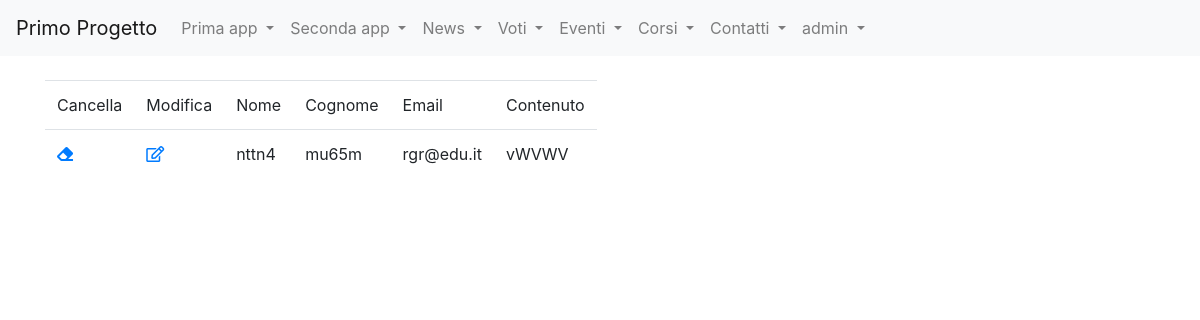
Screenshot of /forms_app/lista-contatti/ (signed in) with the database file from the repository.
### forms_app/models.py (models this page shows)
class Contatto(models.Model):
    nome=models.CharField(max_length=100)
    cognome=models.CharField(max_length=100)
    email=models.EmailField(max_length=200)
    contenuto=models.TextField()

### forms_app/views.py (the view)
# urls.py: path("lista-contatti/", lista_contatti.as_view(), name="lista-contatti"),
class lista_contatti(ListView):
    model = Contatto
    template_name = "lista_contatti.html"
    context_object_name = "contatti"

### forms_app/templates/lista_contatti.html (shortened to what this page needs)
{% extends "base.html" %}
{% load crispy_forms_tags %}
{% block content %}
<table class="table table-responsive">
    <tr>
        {% if request.user.is_authenticated %}
        <td>Cancella</td>
        <td>Modifica</td>
        {% endif %}
        <td>Nome</td>
        <td>Cognome</td>
        <td>Email</td>
        <td>Contenuto</td>
    </tr>
    {% for contatto in contatti %}
    <tr>
        {% if request.user.is_authenticated %}
        <td>
            <a href="{% url 'forms_app:elimina-contatto' contatto.pk %}">
                <i class="fas fa-eraser"></i>
            </a>
        </td>
        <td>
            <a href="{% url 'forms_app:modifica-contatto' contatto.pk %}">
                <i class="far fa-edit"></i>
            </a>
        </td>
        {% endif %}
        <td>{{ contatto.nome }}</td>
        <td>{{ contatto.cognome }}</td>
        <td>{{ contatto.email }}</td>
        <td>{{ contatto.contenuto }}</td>
    </tr>
    {% endfor %}
</table>
{% endblock content %}

### templates/base.html (shortened to what this page needs)
<!doctype html>
{% load static %}
<html lang="en">
  <head>
    <link rel="stylesheet" href="https://cdnjs.cloudflare.com/ajax/libs/font-awesome/5.15.4/css/all.min.css">
    <link rel="stylesheet" href="https://cdn.jsdelivr.net/npm/bootstrap@4.5.3/dist/css/bootstrap.min.css">
  </head>
  <body>
    <nav class="navbar navbar-expand-lg navbar-light bg-light">
        <a class="navbar-brand" href="">Primo Progetto</a>
        <div class="collapse navbar-collapse" id="navbarSupportedContent">
          <ul class="navbar-nav mr-auto">
            <li class="nav-item dropdown">
              <a class="nav-link dropdown-toggle" href="#" id="navbarDropdown" role="button" data-toggle="dropdown" aria-haspopup="true" aria-expanded="false">
                Prima app
              </a>
            </li>
            <li class="nav-item dropdown">
                <a class="nav-link dropdown-toggle" href="#" id="navbarDropdown" role="button" data-toggle="dropdown" aria-haspopup="true" aria-expanded="false">
                  Seconda app
                </a>
            </li>
            <li class="nav-item dropdown">
              <a class="nav-link dropdown-toggle" href="#" id="navbarDropdown" role="button" data-toggle="dropdown" aria-haspopup="true" aria-expanded="false">
                News
              </a>
            </li>
            <li class="nav-item dropdown">
              <a class="nav-link dropdown-toggle" href="#" id="navbarDropdown" role="button" data-toggle="dropdown" aria-haspopup="true" aria-expanded="false">
                Voti
              </a>
            </li>
            <li class="nav-item dropdown">
              <a class="nav-link dropdown-toggle" href="#" id="navbarDropdown" role="button" data-toggle="dropdown" aria-haspopup="true" aria-expanded="false">
                Eventi
              </a>
            </li>
            <li class="nav-item dropdown">
              <a class="nav-link dropdown-toggle" href="#" id="navbarDropdown" role="button" data-toggle="dropdown" aria-haspopup="true" aria-expanded="false">
                Corsi
              </a>
            </li>
            <li class="nav-item dropdown">
              <a class="nav-link dropdown-toggle" href="#" id="navbarDropdown" role="button" data-toggle="dropdown" aria-haspopup="true" aria-expanded="false">
                Contatti
              </a>
            </li>
            <li class="nav-item dropdown">
              {% if request.user.is_authenticated %}
                <a class="nav-link dropdown-toggle" href="#" id="navbarDropdown" role="button" data-toggle="dropdown" aria-haspopup="true" aria-expanded="false">
                  {{ request.user.username }}
                </a>
              {% endif %}
            </li>
          </ul>
        </div>
    </nav>
    <div class="container my-4">
    {% block content %}
    {% endblock content %}
    </div>
  </body>
</html>

### rows the page displays
Contatto: nome "nttn4", cognome "mu65m", email "rgr@edu.it", contenuto "vWVWV"

### other values shown
{{ request.user.username }} "admin"
